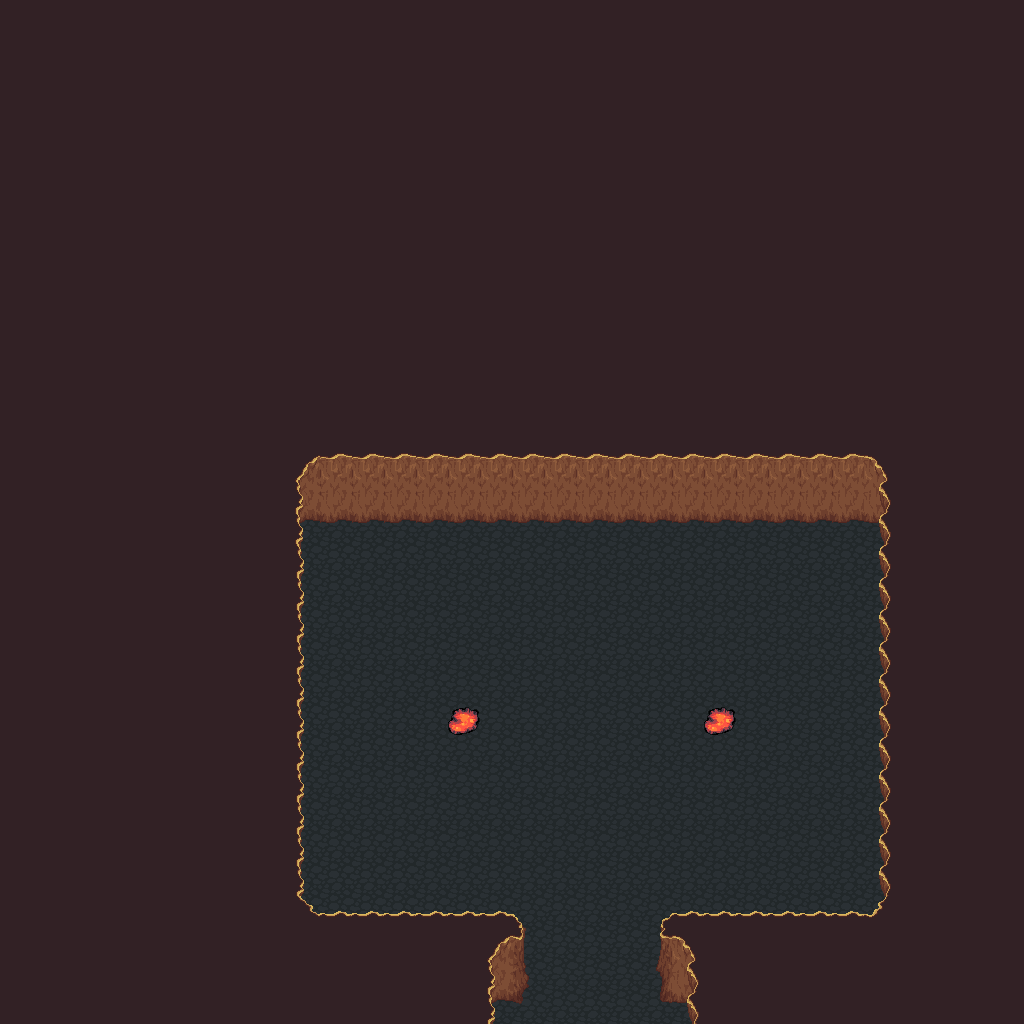

Tiled map render using the project's own tile images. Description and the map definition, with tile-layer contents summarised, below:
An orthogonal 32x32 tile map with 32x32 px tiles, 3 tile layers (background, fringe, object), 1 hidden layer not drawn, 4 tilesets and 2 objects (event, npc).

<map height="32" orientation="orthogonal" renderorder="right-down" tileheight="32" tilewidth="32" version="1.0" width="32">
 <properties>
  <property name="music" value="music/snow_about_a_castle.ogg" />
  <property name="tileset" value="tilesetdefs/snowmt.txt" />
  <property name="title" value="Safe Room" />
 </properties>
 <tileset firstgid="1" name="tiled_collision" tileheight="32" tilewidth="32">
  <image height="32" source="tiled_collision.png" width="480" />
 </tileset>
 <tileset firstgid="16" name="generic_background" tileheight="32" tilewidth="32">
  <image height="832" source="generic_background.png" width="864" />
 </tileset>
 <tileset firstgid="718" name="small_objects" tileheight="64" tilewidth="32">
  <image height="512" source="small_objects.png" width="671" />
 </tileset>
 <tileset firstgid="878" name="outside_objects" tileheight="128" tilewidth="32">
  <image height="768" source="outside_objects.png" width="672" />
 </tileset>
 <layer height="32" name="background" width="32">
  <data>[1024 cells, 1024 non-empty, 2 distinct tile ids]</data>
 </layer>
 <layer height="32" name="fringe" width="32">
  <data>[1024 cells, 0 non-empty, 0 distinct tile ids]</data>
 </layer>
 <layer height="32" name="object" width="32">
  <data>[1024 cells, 63 non-empty, 13 distinct tile ids]</data>
 </layer>
 <layer height="32" name="collision" visible="0" width="32">
  <data>[1024 cells, 67 non-empty, 1 distinct tile ids]</data>
 </layer>
 <objectgroup name="enemy" />
 <objectgroup name="event">
  <object height="32" name="Teleport to Snow6" type="event" width="96" x="544" y="992">
   <properties>
    <property name="intermap" value="maps/snow6.txt,24,20" />
   <property name="activate" value="on_trigger" /></properties>
  </object>
 </objectgroup>
 <objectgroup name="npc">
  <object height="32" name="Shade of Elder Thomas" type="npc" width="32" x="576" y="608"><properties><property name="filename" value="npcs/eldershade.txt" /></properties></object>
 </objectgroup>
</map>
